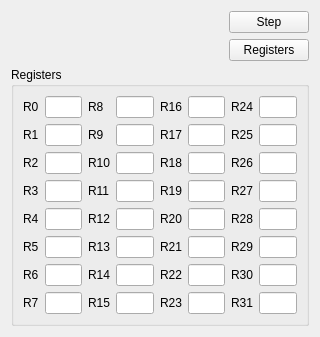
<?xml version="1.0" encoding="UTF-8"?>
<ui version="4.0">
 <class>MainWindow</class>
 <widget class="QWidget" name="MainWindow">
  <property name="geometry">
   <rect>
    <x>0</x>
    <y>0</y>
    <width>320</width>
    <height>337</height>
   </rect>
  </property>
  <property name="windowTitle">
   <string>AVR Avogadro</string>
  </property>
  <layout class="QVBoxLayout" name="verticalLayout">
   <item>
    <layout class="QHBoxLayout" name="horizontalLayout">
     <item>
      <spacer name="horizontalSpacer">
       <property name="orientation">
        <enum>Qt::Horizontal</enum>
       </property>
       <property name="sizeHint" stdset="0">
        <size>
         <width>40</width>
         <height>20</height>
        </size>
       </property>
      </spacer>
     </item>
     <item>
      <widget class="QPushButton" name="stepButton">
       <property name="text">
        <string>Step</string>
       </property>
      </widget>
     </item>
    </layout>
   </item>
   <item>
    <layout class="QHBoxLayout" name="horizontalLayout_2">
     <item>
      <spacer name="horizontalSpacer_2">
       <property name="orientation">
        <enum>Qt::Horizontal</enum>
       </property>
       <property name="sizeHint" stdset="0">
        <size>
         <width>40</width>
         <height>20</height>
        </size>
       </property>
      </spacer>
     </item>
     <item>
      <widget class="QPushButton" name="toggleRegisterButton">
       <property name="text">
        <string>Registers</string>
       </property>
       <property name="checkable">
        <bool>true</bool>
       </property>
      </widget>
     </item>
    </layout>
   </item>
   <item>
    <widget class="QGroupBox" name="registerGroupBox">
     <property name="title">
      <string>Registers</string>
     </property>
     <layout class="QGridLayout" name="registersLayout">
      <item row="1" column="0">
       <widget class="QLabel" name="r0Label">
        <property name="text">
         <string>R0</string>
        </property>
       </widget>
      </item>
      <item row="4" column="2">
       <widget class="QLabel" name="r11Label">
        <property name="text">
         <string>R11</string>
        </property>
       </widget>
      </item>
      <item row="1" column="1">
       <widget class="QLineEdit" name="r0Edit"/>
      </item>
      <item row="5" column="1">
       <widget class="QLineEdit" name="r4Edit"/>
      </item>
      <item row="4" column="1">
       <widget class="QLineEdit" name="r3Edit"/>
      </item>
      <item row="2" column="1">
       <widget class="QLineEdit" name="r1Edit"/>
      </item>
      <item row="8" column="0">
       <widget class="QLabel" name="r7Label">
        <property name="text">
         <string>R7</string>
        </property>
       </widget>
      </item>
      <item row="3" column="3">
       <widget class="QLineEdit" name="r10Edit"/>
      </item>
      <item row="5" column="3">
       <widget class="QLineEdit" name="r12Edit"/>
      </item>
      <item row="2" column="6">
       <widget class="QLabel" name="r25Label">
        <property name="text">
         <string>R25</string>
        </property>
       </widget>
      </item>
      <item row="7" column="5">
       <widget class="QLineEdit" name="r22Edit"/>
      </item>
      <item row="6" column="2">
       <widget class="QLabel" name="r13Label">
        <property name="text">
         <string>R13</string>
        </property>
       </widget>
      </item>
      <item row="5" column="0">
       <widget class="QLabel" name="r4Label">
        <property name="text">
         <string>R4</string>
        </property>
       </widget>
      </item>
      <item row="3" column="5">
       <widget class="QLineEdit" name="r18Edit"/>
      </item>
      <item row="4" column="6">
       <widget class="QLabel" name="r27Label">
        <property name="text">
         <string>R27</string>
        </property>
       </widget>
      </item>
      <item row="8" column="3">
       <widget class="QLineEdit" name="r15Edit"/>
      </item>
      <item row="8" column="2">
       <widget class="QLabel" name="r15Label">
        <property name="text">
         <string>R15</string>
        </property>
       </widget>
      </item>
      <item row="2" column="7">
       <widget class="QLineEdit" name="r25Edit"/>
      </item>
      <item row="4" column="5">
       <widget class="QLineEdit" name="r19Edit"/>
      </item>
      <item row="7" column="1">
       <widget class="QLineEdit" name="r6Edit"/>
      </item>
      <item row="1" column="7">
       <widget class="QLineEdit" name="r24Edit"/>
      </item>
      <item row="2" column="5">
       <widget class="QLineEdit" name="r17Edit"/>
      </item>
      <item row="7" column="7">
       <widget class="QLineEdit" name="r30Edit"/>
      </item>
      <item row="6" column="4">
       <widget class="QLabel" name="r21Label">
        <property name="text">
         <string>R21</string>
        </property>
       </widget>
      </item>
      <item row="1" column="3">
       <widget class="QLineEdit" name="r8Edit"/>
      </item>
      <item row="5" column="2">
       <widget class="QLabel" name="r12Label">
        <property name="text">
         <string>R12</string>
        </property>
       </widget>
      </item>
      <item row="8" column="5">
       <widget class="QLineEdit" name="r23Edit"/>
      </item>
      <item row="5" column="7">
       <widget class="QLineEdit" name="r28Edit"/>
      </item>
      <item row="1" column="6">
       <widget class="QLabel" name="r24Label">
        <property name="text">
         <string>R24</string>
        </property>
       </widget>
      </item>
      <item row="2" column="0">
       <widget class="QLabel" name="r1Label">
        <property name="text">
         <string>R1</string>
        </property>
       </widget>
      </item>
      <item row="4" column="0">
       <widget class="QLabel" name="r3Label">
        <property name="text">
         <string>R3</string>
        </property>
       </widget>
      </item>
      <item row="6" column="0">
       <widget class="QLabel" name="r5Label">
        <property name="text">
         <string>R5</string>
        </property>
       </widget>
      </item>
      <item row="6" column="1">
       <widget class="QLineEdit" name="r5Edit"/>
      </item>
      <item row="8" column="1">
       <widget class="QLineEdit" name="r7Edit"/>
      </item>
      <item row="2" column="4">
       <widget class="QLabel" name="r17Label">
        <property name="text">
         <string>R17</string>
        </property>
       </widget>
      </item>
      <item row="3" column="4">
       <widget class="QLabel" name="r18Label">
        <property name="text">
         <string>R18</string>
        </property>
       </widget>
      </item>
      <item row="3" column="1">
       <widget class="QLineEdit" name="r2Edit"/>
      </item>
      <item row="7" column="0">
       <widget class="QLabel" name="r6Label">
        <property name="text">
         <string>R6</string>
        </property>
       </widget>
      </item>
      <item row="1" column="5">
       <widget class="QLineEdit" name="r16Edit"/>
      </item>
      <item row="4" column="3">
       <widget class="QLineEdit" name="r11Edit"/>
      </item>
      <item row="1" column="4">
       <widget class="QLabel" name="r16Label">
        <property name="text">
         <string>R16</string>
        </property>
       </widget>
      </item>
      <item row="6" column="3">
       <widget class="QLineEdit" name="r13Edit"/>
      </item>
      <item row="2" column="3">
       <widget class="QLineEdit" name="r9Edit"/>
      </item>
      <item row="3" column="2">
       <widget class="QLabel" name="r10Label">
        <property name="text">
         <string>R10</string>
        </property>
       </widget>
      </item>
      <item row="5" column="6">
       <widget class="QLabel" name="r28Label">
        <property name="text">
         <string>R28</string>
        </property>
       </widget>
      </item>
      <item row="6" column="5">
       <widget class="QLineEdit" name="r21Edit"/>
      </item>
      <item row="8" column="4">
       <widget class="QLabel" name="r23Label">
        <property name="text">
         <string>R23</string>
        </property>
       </widget>
      </item>
      <item row="7" column="6">
       <widget class="QLabel" name="r30Label">
        <property name="text">
         <string>R30</string>
        </property>
       </widget>
      </item>
      <item row="6" column="7">
       <widget class="QLineEdit" name="r29Edit"/>
      </item>
      <item row="7" column="4">
       <widget class="QLabel" name="r22Label">
        <property name="text">
         <string>R22</string>
        </property>
       </widget>
      </item>
      <item row="3" column="6">
       <widget class="QLabel" name="r26Label">
        <property name="text">
         <string>R26</string>
        </property>
       </widget>
      </item>
      <item row="7" column="3">
       <widget class="QLineEdit" name="r14Edit"/>
      </item>
      <item row="3" column="0">
       <widget class="QLabel" name="r2Label">
        <property name="text">
         <string>R2</string>
        </property>
       </widget>
      </item>
      <item row="4" column="7">
       <widget class="QLineEdit" name="r27Edit"/>
      </item>
      <item row="6" column="6">
       <widget class="QLabel" name="r29Label">
        <property name="text">
         <string>R29</string>
        </property>
       </widget>
      </item>
      <item row="8" column="7">
       <widget class="QLineEdit" name="r31Edit"/>
      </item>
      <item row="5" column="5">
       <widget class="QLineEdit" name="r20Edit"/>
      </item>
      <item row="4" column="4">
       <widget class="QLabel" name="r19Label">
        <property name="text">
         <string>R19</string>
        </property>
       </widget>
      </item>
      <item row="1" column="2">
       <widget class="QLabel" name="r8Label">
        <property name="text">
         <string>R8</string>
        </property>
       </widget>
      </item>
      <item row="2" column="2">
       <widget class="QLabel" name="r9Label">
        <property name="text">
         <string>R9</string>
        </property>
       </widget>
      </item>
      <item row="8" column="6">
       <widget class="QLabel" name="r31Label">
        <property name="text">
         <string>R31</string>
        </property>
       </widget>
      </item>
      <item row="7" column="2">
       <widget class="QLabel" name="r14Label">
        <property name="text">
         <string>R14</string>
        </property>
       </widget>
      </item>
      <item row="5" column="4">
       <widget class="QLabel" name="r20Label">
        <property name="text">
         <string>R20</string>
        </property>
       </widget>
      </item>
      <item row="3" column="7">
       <widget class="QLineEdit" name="r26Edit"/>
      </item>
     </layout>
    </widget>
   </item>
   <item>
    <spacer name="verticalSpacer">
     <property name="orientation">
      <enum>Qt::Vertical</enum>
     </property>
     <property name="sizeHint" stdset="0">
      <size>
       <width>20</width>
       <height>40</height>
      </size>
     </property>
    </spacer>
   </item>
  </layout>
 </widget>
 <resources/>
 <connections>
  <connection>
   <sender>toggleRegisterButton</sender>
   <signal>toggled(bool)</signal>
   <receiver>registerGroupBox</receiver>
   <slot>setVisible(bool)</slot>
   <hints>
    <hint type="sourcelabel">
     <x>269</x>
     <y>50</y>
    </hint>
    <hint type="destinationlabel">
     <x>159</x>
     <y>198</y>
    </hint>
   </hints>
  </connection>
 </connections>
</ui>
